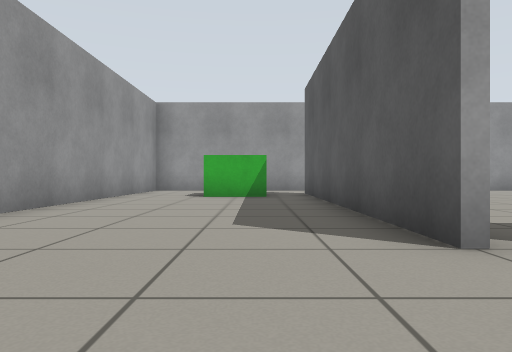
View 1 (above)

18 first-person views from a walk through a Gazebo world. The camera is 0.5 m above the floor, looks level and sees 70° across. The floor is counted in squares, 1 m on a side. Each view is taken from the middle of a square. On the plan, view 1 faces up. The plan holds only what a view shows up to about 9 squares ahead; the rest is blank.

View 2
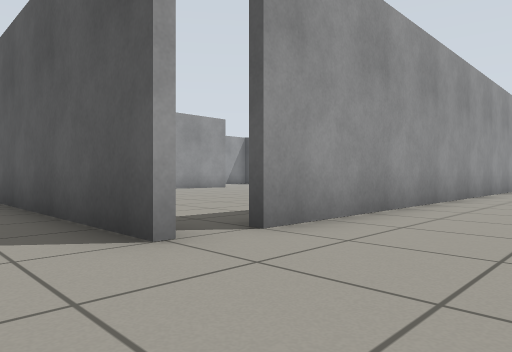

View 3
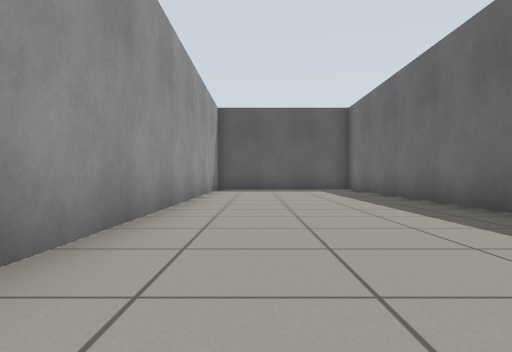

View 4
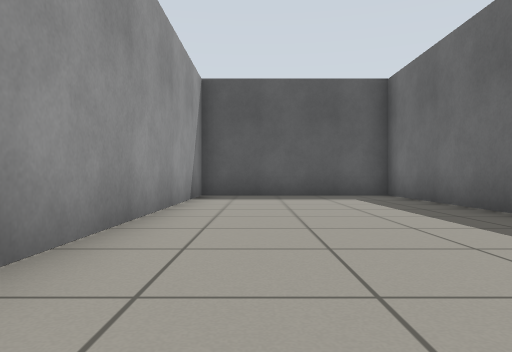

View 5
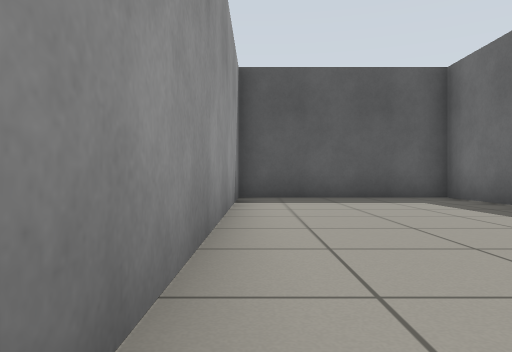

View 6
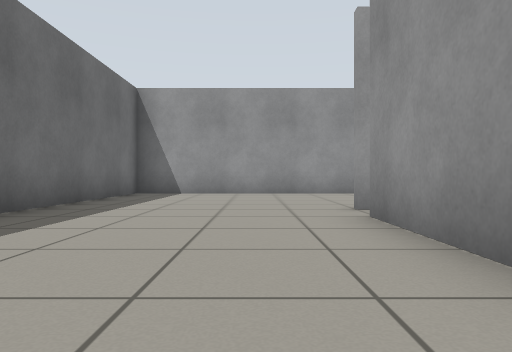

View 7
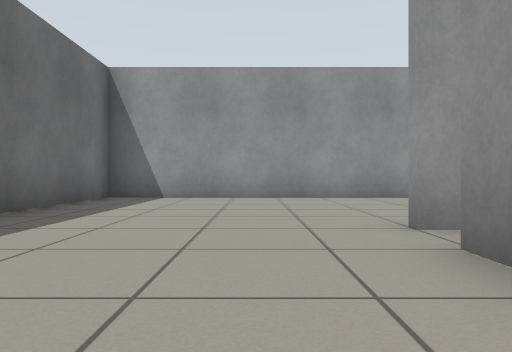

View 8
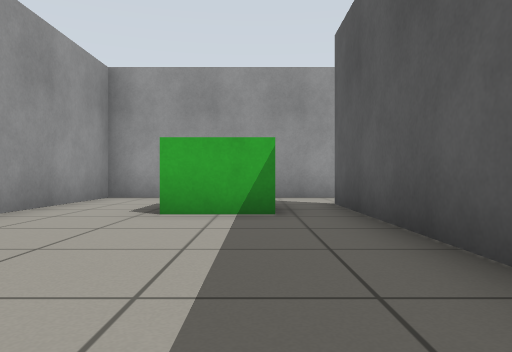

View 9
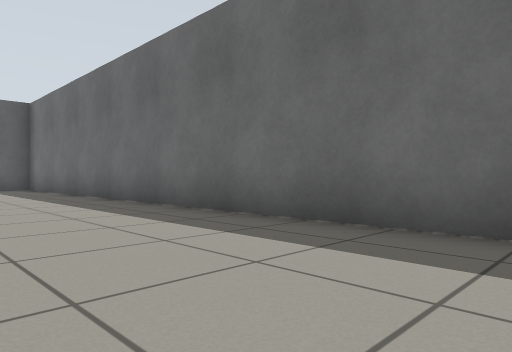

View 10
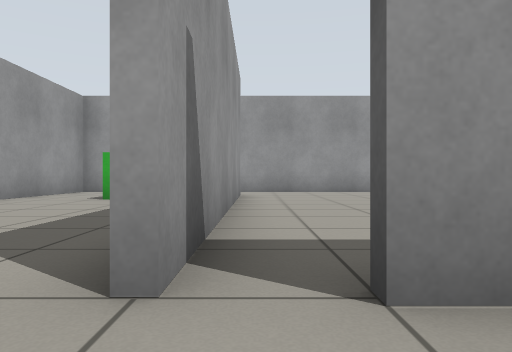

View 11
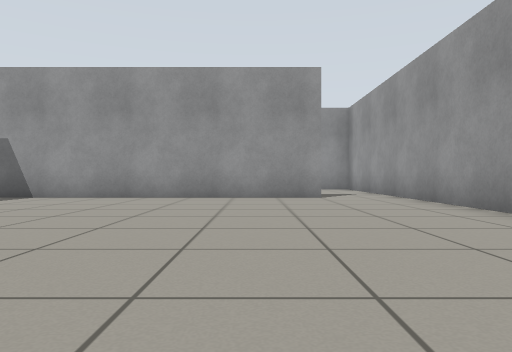

View 12
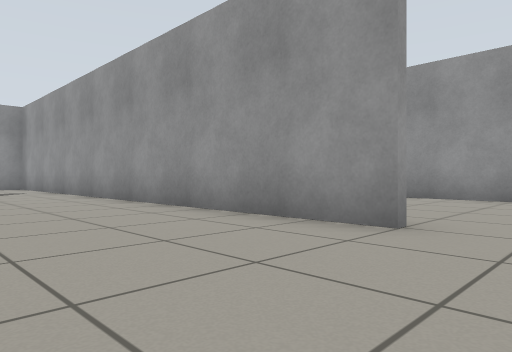

View 13
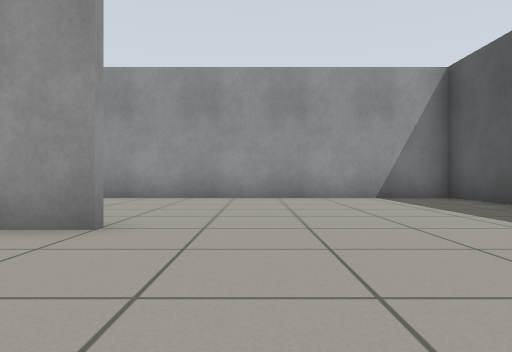

View 14
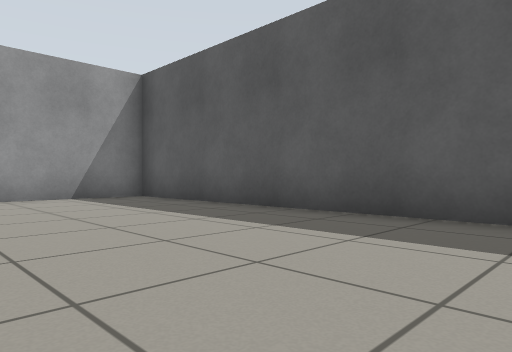

View 15
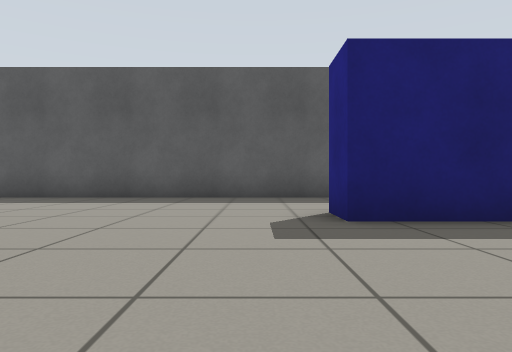

View 16
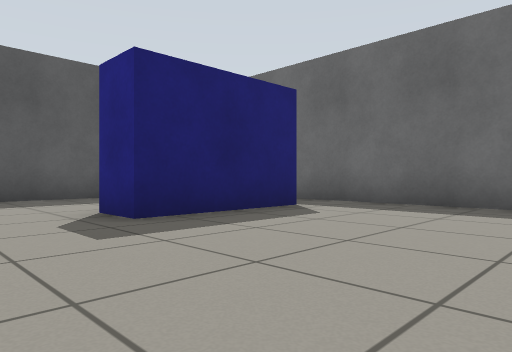

View 17
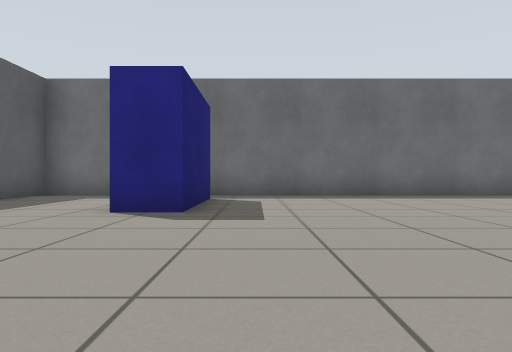

View 18
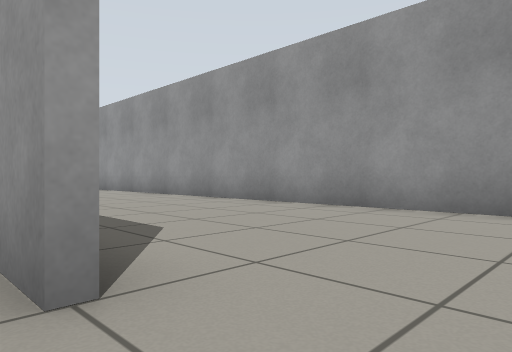

### Floor plan
Points are (right, up) in squares from view 1. A wall is a line through its corners. A room is listed if a view was taken in it or the views show most of it. See-through windows are left out.
Room 1 (views 1, 2, 3, 4, 5, 6, 7, 8, 9, 10)
walls: (1.4, 2.5) (1.4, 10.5); (0.6, 12.4) (-3.4, 12.4) (-3.4, -2.4) (16.4, -2.4) (16.4, 2.4) (2.5, 2.4)
ways out: opening at (1, 11.5) to room 2; opening at (2, 3) to room 2
objects: green box (-1, 9) to (0, 10)
Room 2 (views 11, 12, 13, 14, 15, 16, 17, 18)
walls: (10.5, 12.4) (0.6, 12.4); (1.6, 10.6) (1.6, 2.5); (9.1, 2.6) (13.1, 2.6); (16.4, 3) (16.4, 17.4) (4.6, 17.4)
ways out: opening at (1, 11.5) to room 1; opening at (2, 3) to room 1
objects: blue box (12, 4) to (13, 7)

Positions as (right, up) in squares from view 1, and headings:
1: (0, 0), facing up
2: (0, 0), facing up-right
3: (3, 1), facing right
4: (7, 1), facing right
5: (8, 2), facing right
6: (7, 1), facing left
7: (5, 1), facing left
8: (0, 4), facing up
9: (2, 1), facing down-right
10: (2, 1), facing up
11: (10, 9), facing left
12: (12, 9), facing up-left
13: (12, 9), facing up
14: (12, 9), facing up-right
15: (8, 8), facing right
16: (8, 9), facing down-right
17: (11, 12), facing down
18: (12, 12), facing up-left
